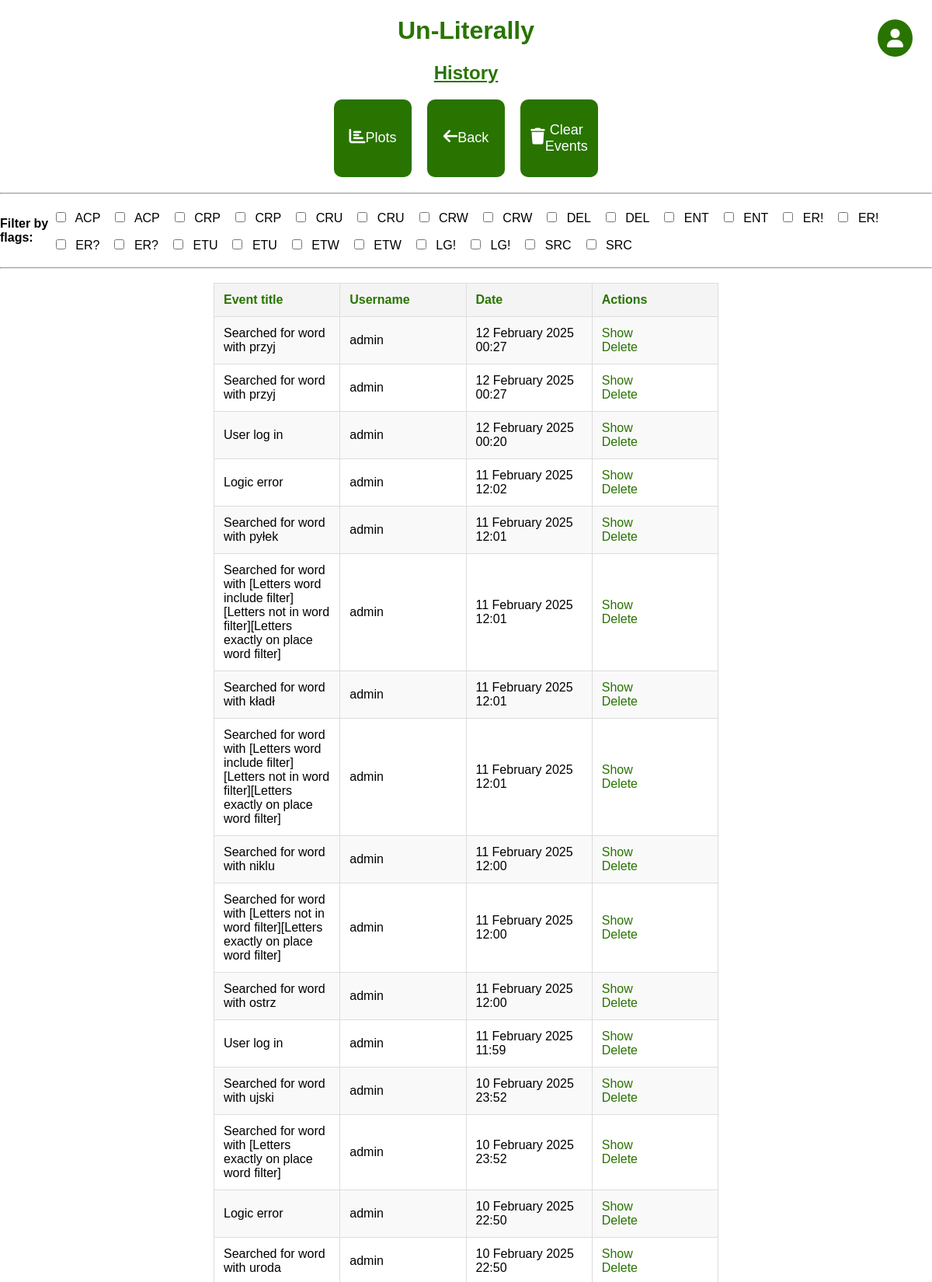
The app's page /history (signed in, upper part) with its own data.
### app.py (models this page shows)
class Flags(db.Model):
    id = db.Column(db.Integer, primary_key=True)
    name = db.Column(db.String(3), nullable=False)
    description = db.Column(db.String(5000), nullable=False)
    events = db.relationship('History', backref='flags')

class History(db.Model):
    id = db.Column(db.Integer, primary_key=True)
    flag = db.Column(db.String(3), db.ForeignKey('flags.name'))
    date = db.Column(db.DateTime, default=datetime.utcnow)
    title = db.Column(db.String(5000), nullable=False)
    description = db.Column(db.String(5000), nullable=True)
    user = db.Column(db.String(50), nullable=False)

### app.py (the view)
@app.route('/history', methods=['GET'])
@login_required
def history():
    if 1 == current_user.role_id:
        try:
            flags = Flags.query.order_by(Flags.name).all()
            events = History.query.order_by(History.date.desc()).all()
            return render_template('history.html', events=events, flags=flags)
        except Exception as e:
            title = 'There was an issue getting events'
            log_events(flag='ER?', title=title, description=e)
            return render_template('error_page.html', message=title)
    else:
        title = 'permission to look into history'
        log_events(flag='ER!', title=f'No {title}', description=None)
        return render_template('error_page.html', message=f'You dont have {title}')

### app.py (called while the page is built)
@login_manager.user_loader
def load_user(user_id):
    return User.query.get(user_id)

### templates/history.html (shortened to what this page needs)
{% extends 'base.html' %}
{% block head %}
<link rel="stylesheet" href="https://cdnjs.cloudflare.com/ajax/libs/font-awesome/6.0.0-beta3/css/all.min.css">
{% endblock %}
{% block body %}
<div class="name">
    <h1 style="text-align: center; color: #297400; font-family: Arial; font-weight: bold;">Un-Literally</h1>
    <h2 style="text-align: center; color: #297400; text-decoration: underline; font-family: Arial; font-weight: bold;">History</h2>
</div>
<div class="action-buttons">
    <button class="action-button" onclick="window.location='/history_plots_menu'">
        <i class="fas fa-chart-bar"></i> Plots
    </button>
    <button class="action-button" onclick="window.location='/menu'">
        <i class="fas fa-arrow-left"></i> Back
    </button>
    <button class="action-button" onclick="window.location='/delete/events'">
        <i class="fas fa-trash"></i> Clear Events
    </button>
</div>
<hr>
<div class="container_row">
    <h4>Filter by flags:</h4>
    <div id="filter-checkboxes">
        {% for flag in flags %}
            <label class="filter-checkbox-label">
                <input type="checkbox" class="filter-checkbox" data-flag="{{ flag.name }}"> {{ flag.name }}
            </label>
        {% endfor %}
    </div>
</div>
<hr>
<div class="container_row">
    {% if events|length < 1 %}
        <h4 style="text-align: center;">There is no history saved</h4>
    {% else %}
        <table id="events-table">
            <tr>
                <th>Event title</th>
                <th>Username</th>
                <th>Date</th>
                <th>Actions</th>
            </tr>
            {% for event in events %}
                <tr class="event-row" data-flags="{{ event.flag }}">
                    <td>{% if event.title|length > 150 %}
                        {{ event.title[:150] + ' ...' }}
                    {% else %}
                        {{ event.title }}
                    {% endif %}</td>
                    <td>{{ event.user }}</td>
                    <td>{{ event.date.strftime("%d %B %Y %H:%M") }}</td>
                    <td>
                        <a href="/show/event_{{event.id}}">Show</a>
                        <br>
                        <a href="/delete/event_{{event.id}}">Delete</a>
                    </td>
                </tr>
            {% endfor %}
        </table>
    {% endif %}
</div>
<div class="user-dropdown-container">
    <button class="user-icon" onclick="toggleDropdown()">
        <i class="fas fa-user"></i>
    </button>
</div>
{% endblock %}

### templates/base.html (shortened to what this page needs)
<!DOCTYPE html>
<html lang="en">
    <head>
        <link rel="stylesheet" href="{{ url_for('static', filename='css/main.css') }}">
        {% block head %}{% endblock %}
    </head>
    <body>
        {% block body %}{% endblock %}
    </body>
</html>

### static/css/main.css (style rules this page uses)
body, html { margin: 0; font-family: sans-serif; background-color: #FFFFFF; }
.name { margin: 0 auto; width: 400px; }
table { border-collapse: collapse; width: 80%; margin: auto; border: 1px solid #5d1c75; }
th, td { padding: 10px; text-align: center; border: 1px solid #5d1c75; }
th { background-color: #e0e0e0; color: #297400; }
.container_row { display: flex; justify-content: center; align-items: center; width: 100%; margin: auto; }
button { padding: 10px 20px; font-size: 16px; border: none; cursor: pointer; transition: background-color 0.3s; }
button, input[type="submit"] { padding: 15px 40px; font-size: 18px; border: none; cursor: pointer; transition: background-color 0.3s; }
.user-dropdown-container { position: absolute; top: 25px; right: 25px; }
.user-icon { background-color: #297400; color: white; border: none; padding: 12px; border-radius: 50%; font-size: 24px; cursor: pointer; display: flex; align-items: center; justify-content: center; }

### templates/history.html (style rules this page uses)
#filter-checkboxes { display: flex; flex-wrap: wrap; gap: 15px; justify-content: flex-start; }
.filter-checkbox-label { cursor: pointer; position: relative; }
.filter-checkbox { margin-right: 8px; }
.action-buttons { display: flex; gap: 20px; justify-content: center; margin-bottom: 20px; }
.action-button { width: 100px; height: 100px; background-color: #297400; color: white; border: none; font-size: 18px; display: flex; justify-content: center; align-items: center; border-radius: 10px; cursor: pointer; text-align: center; box-sizing: border-box; }
.action-button i { font-size: 21px; margin-bottom: 5px; }
#events-table { width: 100%; max-width: 100%; border-collapse: collapse; table-layout: fixed; margin: 10px 275px 40px 275px; }
#events-table th, #events-table td { padding: 12px; text-align: left; border: 1px solid #ddd; overflow: hidden; }
#events-table th { background-color: #f4f4f4; }
#events-table tr:nth-child(even) { background-color: #f9f9f9; }
#events-table td a { color: #297400; text-decoration: none; }

### records on screen
Flags: name "ACP"
Flags: name "ACP"
Flags: name "CRP"
Flags: name "CRP"
Flags: name "CRU"
Flags: name "CRU"
Flags: name "CRW"
Flags: name "CRW"
Flags: name "DEL"
Flags: name "DEL"
Flags: name "ENT"
Flags: name "ENT"
Flags: name "ER!"
Flags: name "ER!"
Flags: name "ER?"
Flags: name "ER?"
Flags: name "ETU"
Flags: name "ETU"
Flags: name "ETW"
Flags: name "ETW"
Flags: name "LG!"
Flags: name "LG!"
Flags: name "SRC"
Flags: name "SRC"
History: title "Searched for word with przyj", user "admin", date "12 February 2025 00:27"
History: title "Searched for word with przyj", user "admin", date "12 February 2025 00:27"
History: title "User log in", user "admin", date "12 February 2025 00:20"
History: title "Logic error", user "admin", date "11 February 2025 12:02"
History: title "Searched for word with pyłek", user "admin", date "11 February 2025 12:01"
History: title "Searched for word with [Letters word include filter][Letters not in word filter][Letters exactly on place word filter]", user "admin", date "11 February 2025 12:01"
History: title "Searched for word with kładł", user "admin", date "11 February 2025 12:01"
History: title "Searched for word with [Letters word include filter][Letters not in word filter][Letters exactly on place word filter]", user "admin", date "11 February 2025 12:01"
History: title "Searched for word with niklu", user "admin", date "11 February 2025 12:00"
History: title "Searched for word with [Letters not in word filter][Letters exactly on place word filter]", user "admin", date "11 February 2025 12:00"
History: title "Searched for word with ostrz", user "admin", date "11 February 2025 12:00"
History: title "User log in", user "admin", date "11 February 2025 11:59"
History: title "Searched for word with ujski", user "admin", date "10 February 2025 23:52"
History: title "Searched for word with [Letters exactly on place word filter]", user "admin", date "10 February 2025 23:52"
History: title "Logic error", user "admin", date "10 February 2025 22:50"
History: title "Searched for word with uroda", user "admin", date "10 February 2025 22:50"
